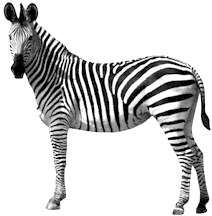
%> input picture ocw/upsampling/zebra.jpg, 212 x 216 px
$ octave upsampling.m   (GNU Octave 9; MATLAB toolbox functions it lacks are replaced by stand-ins)
%> lines starting %> are read from the running program, lines starting %| are printed output that depends on the picture
A = imread("zebra.jpg", "jpg");
%> A is the input picture: size 216x212 uint8; min 0, max 255, mean 204.4

B = reshape([reshape(A, 1, []); zeros(2, numel(A))], size(A, 1)*3, []);
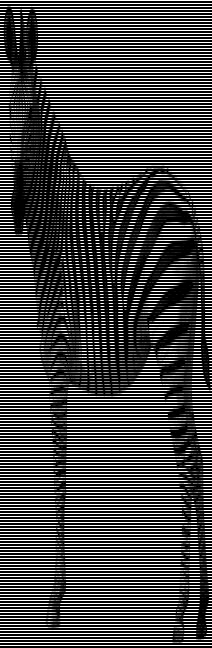
%> B: size 648x212 uint8; min 0, max 255, mean 68.1
C = reshape([B; zeros(2*size(B, 1), size(B, 2))], size(B, 1), []);
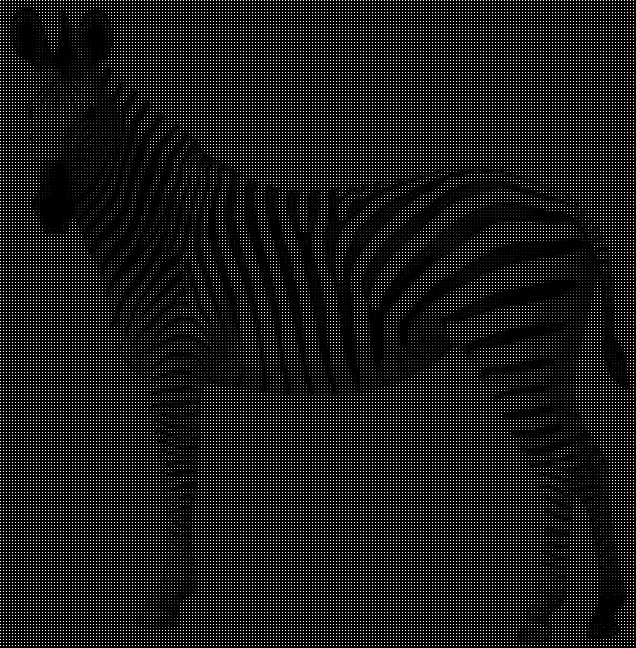
%> C: size 648x636 uint8; min 0, max 255, mean 22.7
CC = padarray(C, [4 4], 0);

ANS = CC;
for i = 1: size(CC, 1)
    for j = 3:size(CC, 2)-2
        ANS(i,j) = (0.333*CC(i, j-2)) + (0.666*CC(i, j-1)) + CC(i, j) + (0.666*CC(i, j+1)) + (0.333*CC(i, j+2));
    end
end
CC = ANS;
for j = 1: size(CC, 2)
    for i = 3:size(CC, 1)-2
        ANS(i,j) = (0.333*CC(i-2, j)) + (0.666*CC(i-1, j)) + CC(i, j) + (0.666*CC(i+1, j)) + (0.333*CC(i+2, j));
    end
end
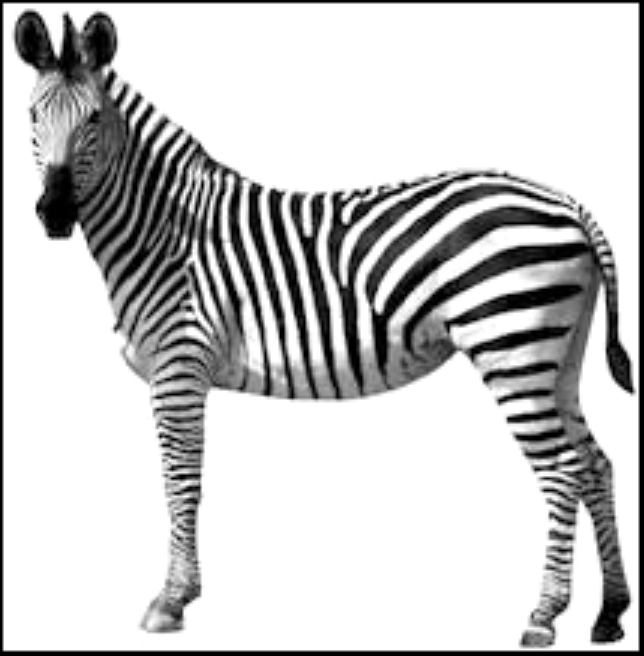
%> ANS: size 656x644 uint8; min 0, max 255, mean 199.4
ANS
imwrite(ANS, "scaledzebra.jpg");
imwrite(imresize(A, 3), "directscaledzebra.jpg");
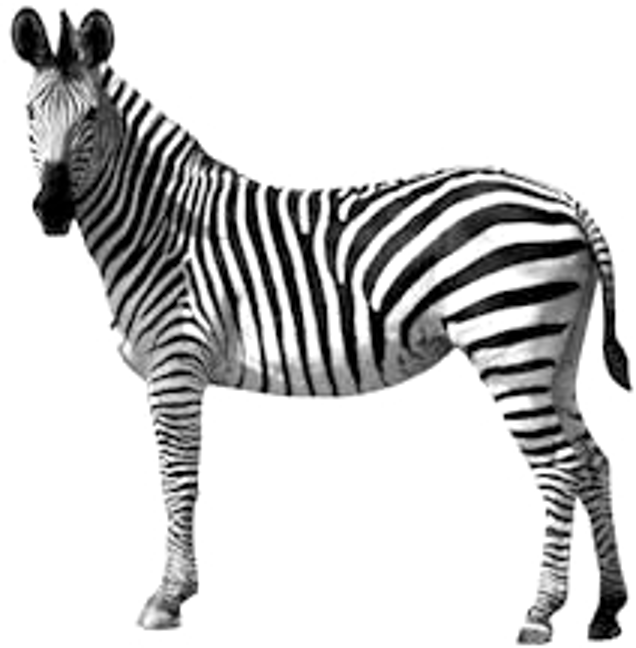
%> saved as directscaledzebra.jpg: size 648x636 uint8; min 0, max 255, mean 204.3
